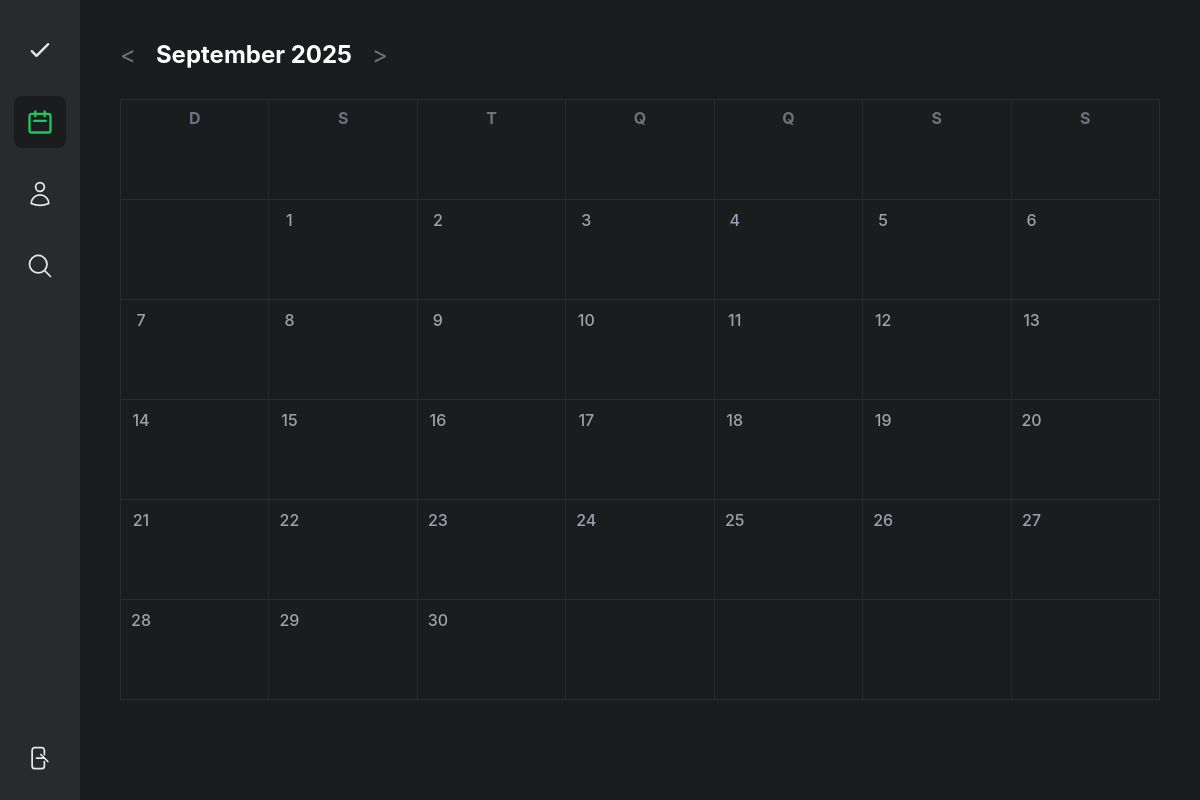
The page /calendario.php?mes=9&ano=2025 (signed in) on the database as committed earlier.
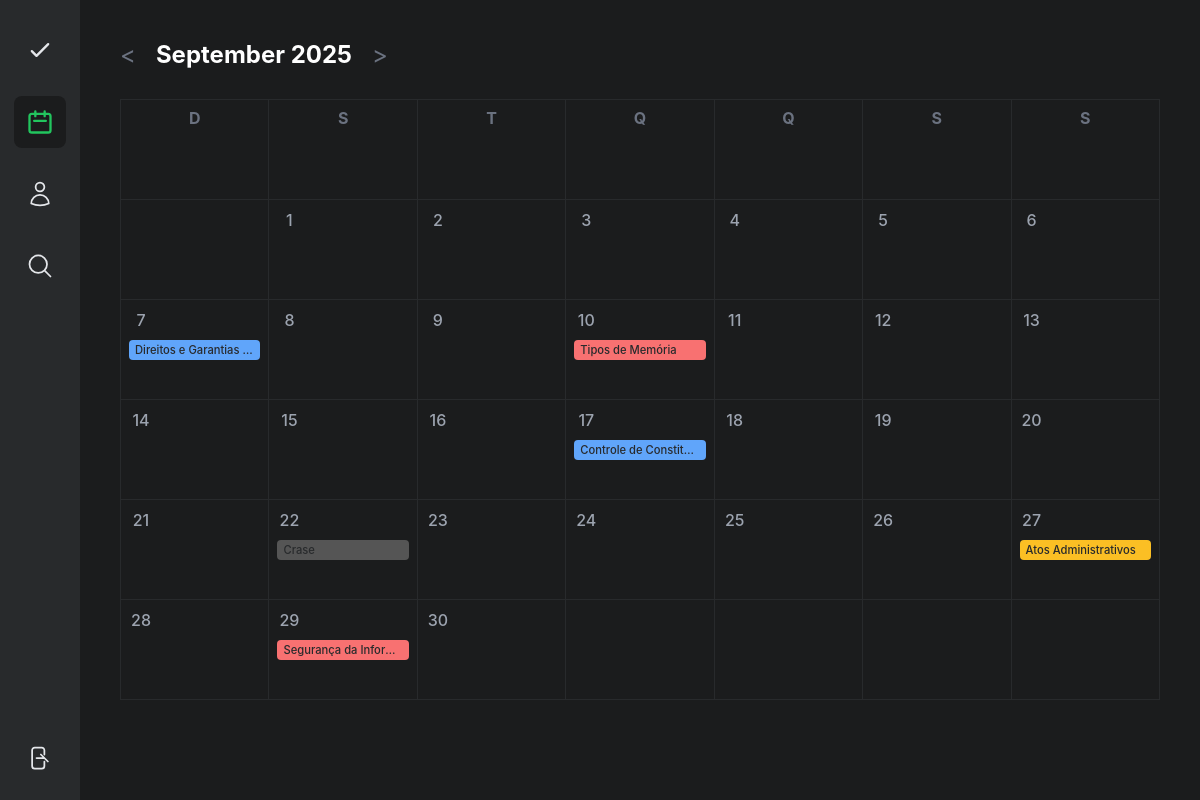
The same page on the database as committed later.
### tables this page shows
CREATE TABLE `revisoes` (
  `id` int(11) NOT NULL,
  `assunto_id` int(11) NOT NULL,
  `dia_revisao` int(11) NOT NULL,
  `data_revisao` date NOT NULL,
  `feita` tinyint(1) DEFAULT 0
);

CREATE TABLE `assuntos` (
  `id` int(11) NOT NULL,
  `user_id` int(11) NOT NULL,
  `titulo` varchar(200) NOT NULL,
  `descricao` text DEFAULT NULL,
  `criado_em` date NOT NULL DEFAULT curdate(),
  `tags` varchar(255) DEFAULT NULL
);

### calendario.php (the view, shortened to what this page needs)
<?php
require 'config.php';
$usuario_id = $_SESSION['user_id'];
$mes = isset($_GET['mes']) ? (int)$_GET['mes'] : date('n');
$ano = isset($_GET['ano']) ? (int)$_GET['ano'] : date('Y');
$primeiro_dia_timestamp = mktime(0, 0, 0, $mes, 1, $ano);
$dias_no_mes = date('t', $primeiro_dia_timestamp);
$dia_semana_comeca = date('w', $primeiro_dia_timestamp);
$mes_anterior = $mes - 1;
$ano_anterior = $ano;
$mes_proximo = $mes + 1;
$ano_proximo = $ano;
$nome_mes = strftime('%B', $primeiro_dia_timestamp);
$hoje = date('Y-m-d');
$sql_revisoes = "SELECT r.data_revisao, r.feita, a.titulo, t.nome as tag_nome
                 FROM revisoes r
                 JOIN assuntos a ON r.assunto_id = a.id
                 LEFT JOIN assunto_tag at ON a.id = at.assunto_id
                 LEFT JOIN tags t ON at.tag_id = t.id
                 WHERE a.user_id = ? AND MONTH(r.data_revisao) = ? AND YEAR(r.data_revisao) = ?";
$stmt = $pdo->prepare($sql_revisoes);
$stmt->execute([$usuario_id, $mes, $ano]);
$revisoes_do_mes = $stmt->fetchAll();
$eventos_por_dia = [];
foreach ($revisoes_do_mes as $revisao) {
    $dia = date('j', strtotime($revisao['data_revisao']));
    $eventos_por_dia[$dia][] = $revisao;
}
$sql_materias = "SELECT DISTINCT t.nome FROM tags t JOIN assunto_tag at ON t.id = at.tag_id JOIN assuntos a ON at.assunto_id = a.id WHERE a.user_id = ? ORDER BY t.nome ASC";
$stmt_materias = $pdo->prepare($sql_materias);
$stmt_materias->execute([$usuario_id]);
$materias = $stmt_materias->fetchAll(PDO::FETCH_COLUMN);
$cores_disponiveis = ['#FBBF24', '#60A5FA', '#F87171', '#4ADE80', '#818CF8', '#A78BFA'];
$cores_materias = [];
foreach($materias as $i => $materia){
    $cores_materias[$materia] = $cores_disponiveis[$i % count($cores_disponiveis)];
}
?>
<!DOCTYPE html>
<html lang="pt-br">
<head>
</head>
<body>
    <div class="main-grid">
        <aside class="nav-icons">
            <div class="nav-icons-top">
                <a href="dashboard.php" title="Dashboard">
                    <svg fill="none" stroke="currentColor" viewBox="0 0 24 24"><path stroke-linecap="round" stroke-linejoin="round" stroke-width="2" d="M5 13l4 4L19 7"></path></svg>
                </a>
                <a href="#" class="active" title="Calendário">
                    <svg fill="none" stroke="currentColor" viewBox="0 0 24 24"><path stroke-linecap="round" stroke-linejoin="round" stroke-width="2" d="M8 7V3m8 4V3m-9 8h10M5 21h14a2 2 0 002-2V7a2 2 0 00-2-2H5a2 2 0 00-2 2v12a2 2 0 002 2z"></path></svg>
                </a>
                 <a href="perfil.php" title="Perfil">
                    <svg fill="none" stroke="currentColor" viewBox="0 0 24 24" stroke-width="1.5"><path stroke-linecap="round" stroke-linejoin="round" d="M15.75 6a3.75 3.75 0 11-7.5 0 3.75 3.75 0 017.5 0zM4.501 20.118a7.5 7.5 0 0114.998 0A17.933 17.933 0 0112 21.75c-2.676 0-5.216-.584-7.499-1.632z" /></svg>
                </a>
                <a href="busca.php" title="Busca">
                    <svg fill="none" stroke="currentColor" viewBox="0 0 24 24" stroke-width="1.5"><path stroke-linecap="round" stroke-linejoin="round" d="M21 21l-5.197-5.197m0 0A7.5 7.5 0 105.196 5.196a7.5 7.5 0 0010.607 10.607z" /></svg>
                </a>
            </div>
            <div class="nav-icons-bottom">
                <a href="logout.php" title="Sair">
                    <svg fill="none" stroke="currentColor" viewBox="0 0 24 24" stroke-width="1.5"><path stroke-linecap="round" stroke-linejoin="round" d="M15.75 9V5.25A2.25 2.25 0 0013.5 3h-6a2.25 2.25 0 00-2.25 2.25v13.5A2.25 2.25 0 007.5 21h6a2.25 2.25 0 002.25-2.25V15m3 0l-3-3m0 0l-3-3m3 3H9" /></svg>
                </a>
            </div>
        </aside>
        <main class="calendar-container">
            <header class="calendar-header">
                <a class="nav-arrow" href="?mes=<?= $mes_anterior ?>&ano=<?= $ano_anterior ?>">&lt;</a>
                <h1><?= htmlspecialchars(ucfirst($nome_mes)) . ' ' . $ano ?></h1>
                <a class="nav-arrow" href="?mes=<?= $mes_proximo ?>&ano=<?= $ano_proximo ?>">&gt;</a>
            </header>
            <div class="calendar-grid">
                <div class="weekday">D</div><div class="weekday">S</div><div class="weekday">T</div><div class="weekday">Q</div><div class="weekday">Q</div><div class="weekday">S</div><div class="weekday">S</div>
                <?php
                for ($i = 0; $i < $dia_semana_comeca; $i++) { echo '<div></div>'; }
                for ($dia = 1; $dia <= $dias_no_mes; $dia++) {
                    $classes_celula = 'day-cell';
                    echo '<div class="' . $classes_celula . '">';
                    echo '<span class="day-number">' . $dia . '</span>';
                    if (isset($eventos_por_dia[$dia])) {
                        foreach ($eventos_por_dia[$dia] as $evento) {
                            $cor_fundo = '#555';
                            $cor_texto = 'var(--bg-darkest)';
                            $estilo_extra = '';
                            if ($evento['feita'] == 1 || ($evento['data_revisao'] < $hoje && $evento['feita'] == 0)) {
                                $cor_fundo = '#000000';
                                $cor_texto = '#FFFFFF';
                                $estilo_extra = 'border: 1px solid #FFFFFF; text-decoration: line-through;';
                            } else {
                                $cor_fundo = isset($evento['tag_nome']) ? ($cores_materias[$evento['tag_nome']] ?? '#555') : '#555';
                            }
                            echo '<div class="event-pill" style="background-color:' . $cor_fundo . '; color:' . $cor_texto . ';' . $estilo_extra . '" title="' . htmlspecialchars($evento['titulo']) . '">'
                                 . htmlspecialchars($evento['titulo'])
                                 . '</div>';
                        }
                    }
                    echo '</div>';
                }
                $total_celulas = $dia_semana_comeca + $dias_no_mes;
                $celulas_finais = (7 - ($total_celulas % 7)) % 7;
                for ($i = 0; $i < $celulas_finais; $i++) { echo '<div></div>'; }
                ?>
            </div>
        </main>
    </div>
</body>
</html>

### calendario.php (style rules this page uses)
:root { --bg-darkest: #282A2C; --bg-darker: #1B1C1D; --bg-dark: #282A2C; --text-light: #E5E7EB; --text-normal: #9CA3AF; --text-dark: #6B7280; --accent-yellow: #FBBF24; --accent-red: #F87171; --accent-green: #22C55E; --accent-blue: #3B82F6; }
* { margin: 0; padding: 0; box-sizing: border-box; }
body { font-family: -apple-system, BlinkMacSystemFont, "Segoe UI", Roboto, Helvetica, Arial, sans-serif; background-color: var(--bg-darker); color: var(--text-light); }
a { color: inherit; text-decoration: none; }
.main-grid { display: grid; grid-template-columns: 80px 1fr; height: 100vh; }
.nav-icons { background-color: var(--bg-dark); border-right: 1px solid var(--bg-dark); padding: 24px 0; display: flex; flex-direction: column; align-items: center; justify-content: space-between; }
.nav-icons-top { display: flex; flex-direction: column; align-items: center; gap: 20px; }
.nav-icons a { padding: 12px; border-radius: 8px; line-height: 0; transition: background-color 0.2s; }
.nav-icons a.active { background-color: var(--bg-darker); }
.nav-icons svg { width: 28px; height: 28px; }
.nav-icons .active svg { color: var(--accent-green); }
.calendar-container { padding: 40px; background-color: var(--bg-darker); }
.calendar-header { display: flex; align-items: center; justify-content: flex-start; margin-bottom: 30px; }
.calendar-header h1 { font-size: 1.5rem; text-transform: capitalize; color: white; margin: 0 20px; }
.calendar-header .nav-arrow { font-size: 1.5rem; color: var(--text-dark); transition: color 0.2s; }
.calendar-grid { display: grid; grid-template-columns: repeat(7, 1fr); border-top: 1px solid var(--bg-dark); border-left: 1px solid var(--bg-dark); }
.calendar-grid > div { min-height: 100px; padding: 8px; border-right: 1px solid var(--bg-dark); border-bottom: 1px solid var(--bg-dark); overflow: hidden; transition: background-color 0.2s; }
.weekday { font-weight: bold; color: var(--text-dark); text-align: center; min-height: auto; padding: 12px 8px; }
.day-cell { display: flex; flex-direction: column; gap: 4px; }
.day-number { font-weight: 500; color: var(--text-normal); margin-bottom: 4px; width: 24px; height: 24px; display: flex; align-items: center; justify-content: center; transition: all 0.2s; }
.event-pill { font-size: 0.7rem; font-weight: 500; padding: 3px 6px; border-radius: 4px; white-space: nowrap; overflow: hidden; text-overflow: ellipsis; color: var(--bg-darkest); }

Rows that differ between the two databases and show on the page:
added revisoes: assunto.titulo "Direitos e Garantias…"
added revisoes: assunto.titulo "Tipos de Memória"
added revisoes: assunto.titulo "Controle de Constit…"
added revisoes: assunto.titulo "Crase"
added revisoes: assunto.titulo "Atos Administrativos"
added revisoes: assunto.titulo "Segurança da Infor…"
